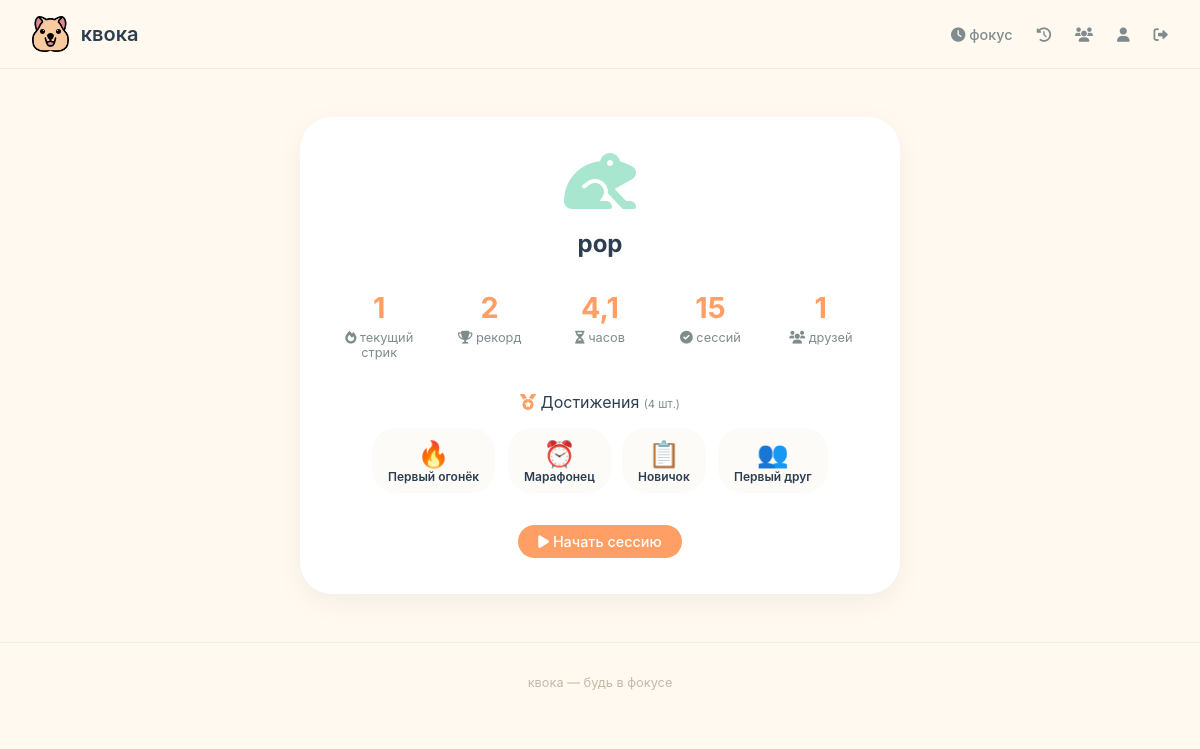
The page /profile/ (signed in) on the database as committed earlier.
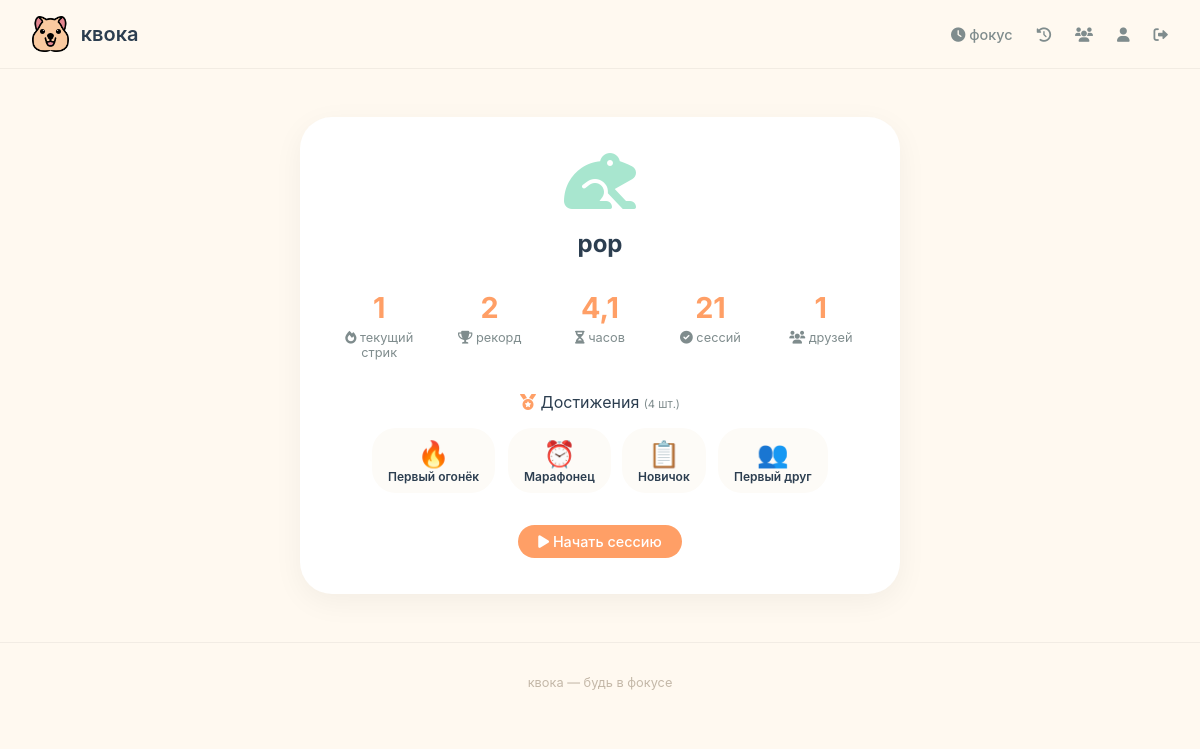
The same page on the database as committed later.
### core/models.py (models this page shows, shortened)
class User(AbstractUser):
    avatar = models.ImageField(upload_to='avatars/', blank=True, null=True)
    total_hours = models.FloatField(default=0.0)
    current_days = models.IntegerField(default=0)
    max_days = models.IntegerField(default=0)
    last_focus_date = models.DateField(null=True, blank=True)
    total_sessions = models.IntegerField(default=0)  # всего сессий
    total_videos_watched = models.IntegerField(default=0)  # просмотрено видео
    total_pdfs_read = models.IntegerField(default=0)  # прочитано PDF
    def get_achievements_list(self):
        return self.earned_achievements.select_related('achievement').all()
    def get_friends_count(self):
        from friends.models import Friend
        return Friend.objects.filter(
            models.Q(from_user=self, status='accepted') |
            models.Q(to_user=self, status='accepted')
        ).count()

### core/views.py (the view)
# urls.py: path('profile/', views.profile, name='profile'),
@login_required
def profile(request):
    achievements = request.user.get_achievements_list()
    context = {
        'user': request.user,
        'achievements': achievements,
    }
    return render(request, 'core/profile.html', context)

### templates/core/profile.html (shortened to what this page needs)
{% extends 'base.html' %}
{% load static %}
{% block content %}
<div class="profile-card">
    <div class="profile-header">
        <div class="profile-avatar">
            {% if user.avatar %}
                <img src="{{ user.avatar.url }}" alt="{{ user.username }}" style="width: 80px; height: 80px; border-radius: 50%; object-fit: cover;">
            {% else %}
                <i class="fas fa-frog" style="font-size: 4rem; color: #A8E6CF;"></i>
            {% endif %}
        </div>
        <h2>{{ user.username }}</h2>
    </div>
    <div class="profile-stats">
        <div class="stat-item">
            <div class="stat-value">{{ user.current_days }}</div>
            <div class="stat-name"><i class="fas fa-fire"></i> текущий стрик</div>
        </div>
        <div class="stat-item">
            <div class="stat-value">{{ user.max_days }}</div>
            <div class="stat-name"><i class="fas fa-trophy"></i> рекорд</div>
        </div>
        <div class="stat-item">
            <div class="stat-value">{{ user.total_hours|floatformat:1 }}</div>
            <div class="stat-name"><i class="fas fa-hourglass-half"></i> часов</div>
        </div>
        <div class="stat-item">
            <div class="stat-value">{{ user.total_sessions }}</div>
            <div class="stat-name"><i class="fas fa-check-circle"></i> сессий</div>
        </div>
        <div class="stat-item">
            <div class="stat-value">{{ user.get_friends_count }}</div>
            <div class="stat-name"><i class="fas fa-users"></i> друзей</div>
        </div>
    </div>
    <div class="achievements-section" style="margin-top: 2rem;">
        <div class="achievements-title" style="font-size: 1rem; margin-bottom: 1rem; color: #2C3E50;">
            <i class="fas fa-medal" style="color: #FF9F66;"></i> Достижения
            <span style="font-size: 0.7rem; color: #7F8C8D;">({{ achievements|length }} шт.)</span>
        </div>
        {% if achievements %}
            <div style="display: flex; gap: 0.75rem; flex-wrap: wrap; justify-content: center;">
                {% for earned in achievements %}
                    <div class="achievement-badge" style="position: relative; background: #FDFBF7; border-radius: 1.5rem; padding: 0.6rem 1rem; text-align: center; cursor: pointer; transition: transform 0.2s;">
                        <div style="font-size: 1.6rem;">
                            {% if earned.achievement.type == 'streak' %}🔥
                            {% elif earned.achievement.type == 'friends' %}👥
                            {% elif earned.achievement.type == 'sessions' %}📋
                            {% elif earned.achievement.type == 'hours' %}⏰
                            {% elif earned.achievement.type == 'media' %}📺
                            {% else %}🏆
                            {% endif %}
                        </div>
                        <div style="font-weight: 600; font-size: 0.75rem; color: #2C3E50;">{{ earned.achievement.name }}</div>
                    </div>
                {% endfor %}
            </div>
        {% else %}
            <div style="text-align: center; color: #7F8C8D; padding: 2rem; background: #FDFBF7; border-radius: 1rem;">
                <i class="fas fa-medal" style="font-size: 2rem; color: #C4B8A8; margin-bottom: 0.5rem; display: block;"></i>
                Пока нет достижений. Продолжай фокуситься!
            </div>
        {% endif %}
    </div>
    <div style="margin-top: 2rem;">
        <a href="{% url 'dashboard' %}" class="btn-primary" style="display: inline-block;">
            <i class="fas fa-play"></i> Начать сессию
        </a>
    </div>
</div>
{% endblock %}

Rows that differ between the two databases and show on the page:
changed User "pop": total_sessions "15" → "21"
